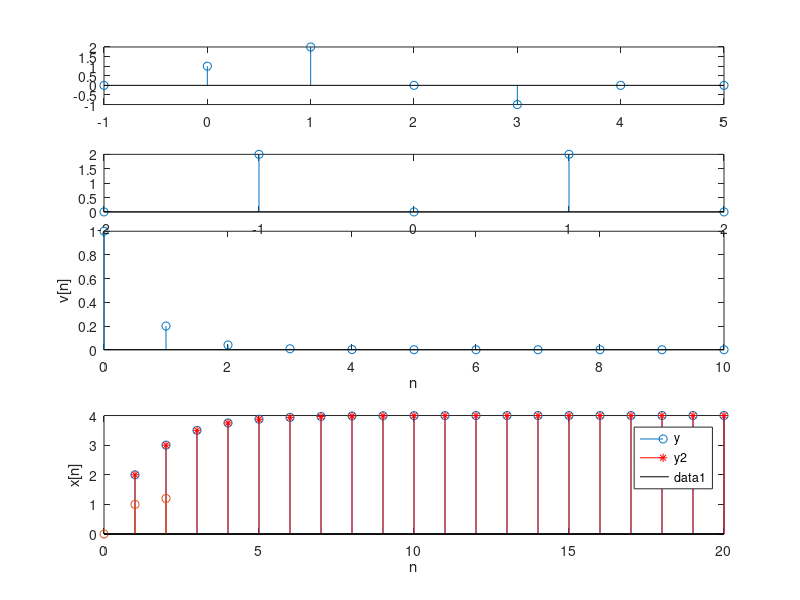

This chart was generated by the following MATLAB code: (Note: this script raises an error after producing the figure.)
%% 1 b 
sx = -7; ex = 0;
sy = 0; ey = 7;
dtx = sx:ex; dty = sy:ey;
dtw = sx + sy:ex+ey;
x = (-1).^dtx;
y = ones(1,  ey-sy+1);
w = conv(x,y);
subplot(3,1,1);stem(dtx,x);xlabel('n');ylabel('x[n]');
subplot(3,1,2);stem(dty,y);xlabel('n');ylabel('y[n]');
subplot(3,1,3);stem(dtw,w);xlabel('n');ylabel('w[n]');
%% computing the convolution for alpha = 0.8
h= @(n)(n>=0);
x = @(n)((0.8.^n).*(n>=0));
n = 0:15;
y = conv(x(n), double(h(n)));
stem(n,y(1:length(n)));grid;xlabel('n');ylabel('y[n]')

%% analytic evaluation of the convolution sum

x = @(n)(n>=1);
v = @(n)((0.5).^(n-1)).*(n>=0);
sx = 1; ex = 20; dtx = sx:ex;
sv = 0; ev = 19; dtv = sv:ev;
dty = sx+sv:ex;
y= conv(double(x(dtx)),v(dtv));
subplot(3,1,1);stem(dtx,x(dtx));xlabel('n');ylabel('x[n]');
subplot(3,1,2);stem(dtv,v(dtv));xlabel('n');ylabel('v[n]');
subplot(3,1,3);stem(dty, y(1:length(dty)));xlabel('n');ylabel('x[n]'); hold on;
y2 = (4 - ((0.5).^(dty-2))).*(dty>=1);
stem(dty, y2, '*r'); xlabel('n'); ylabel('y[n]');
legend('y', 'y2');

%% ex 1 a
x = @(n)(n - (n>=2));
v = @(n)((0.2).^(n)).*(n>=0);
sx = 0; ex = 2; dtx = sx:ex;
sv = 0; ev = 10; dtv = sv:ev;
dty = sx+sv:ex;
y= conv(double(x(dtx)),v(dtv));
subplot(3,1,1);stem(dtx,x(dtx));xlabel('n');ylabel('x[n]');
subplot(3,1,2);stem(dtv,v(dtv));xlabel('n');ylabel('v[n]');
subplot(3,1,3);stem(dty, y(1:length(dty)));xlabel('n');ylabel('x[n]'); hold on;
%y2 = (4 - ((0.5).^(dty-2))).*(dty>=1);
%stem(dty, y2, '*r'); xlabel('n'); ylabel('y[n]');
%legend('y', 'y2');

%% ex 2

%u = @(n)(1.*(n>=0) + 0.*(n<0));
d = @(n)(1.*(n==0) + 0.*(n~=0));

x = @(n)(d(n) + 2.*d(n-1) - d(n-3));
h = @(n)(2*d(n+1) + 2*d(n-1));

sx = -1; ex = 5;
sh = -2; eh = 2;
dtx = sx:ex;
dth = sh:eh;

subplot(5,1,1);stem(dtx,x(dtx));
subplot(5,1,2);stem(dth,h(dth));
y1 = conv(x(dtx),h(dtx));
y2 = conv(x(dtx+2,h(dtx)));
y3 = conv(x(dtx), h(dtx+2));

dy = sx+sh:ex+eh;

subplot(5,1,3);stem(dy,y1(length(dy)));
subplot(5,1,4);stem(dy,y2(length(dy)));
subplot(5,1,5);stem(dy,y3(length(dy)));
